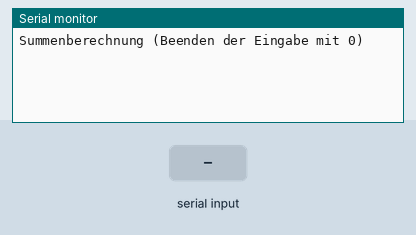
Recording of a sketch running on a simulated Arduino Uno, built with avr-gcc and run on an emulated ATmega328P. Shown: the last lines printed to the serial monitor. The inputs (shaded band) are chosen by the test bench.

Above: at 1.2 s.
1.3 s: "90,45\n" received over Serial
At 2.8 s:
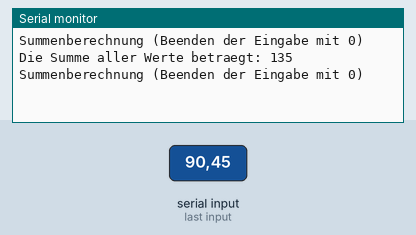
3.8 s: "30,150\n" received over Serial
At 6.0 s:
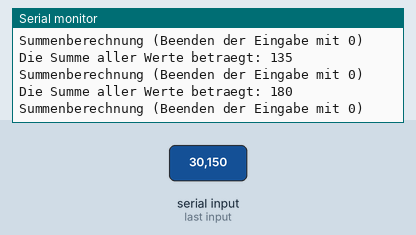

Measured:
- after the input at 1.3 s, the serial monitor: prints a new line after 1.0 s (image 1)
- after the input at 3.8 s, the serial monitor: prints a new line after 1.0 s (image 2)

The sketch:

while2.ino
```cpp
/*

  *** while2 ***

 Author:         Wolfgang Reh

 Website:        http://moodle1.wreh.eu

 Version:        1.0

 Date:           03.03.2015

 Last modified:

 Description:    Beispiel einer if-Verzweigung
 Referenz:       http://arduino.cc/en/Reference/HomePage

 */


void setup() {
  Serial.begin(9600); // opens serial port, sets data rate to 9600 bps
}


void loop() {
  int zahl, summe=0;
  Serial.println("Summenberechnung (Beenden der Eingabe mit 0)");

  while(1) {          /* Endlosschleife, denn: 1 ist immer wahr */
    if( Serial.available()) {
      zahl = Serial.parseInt();
      if(zahl == 0)      /* Haben wir 0 eingegeben ...? */
        break;             /* ... dann raus aus der Schleife */
      else
        summe+=zahl;
    }
  }
  Serial.print("Die Summe aller Werte betraegt: ");
  Serial.println(summe);
}
```
